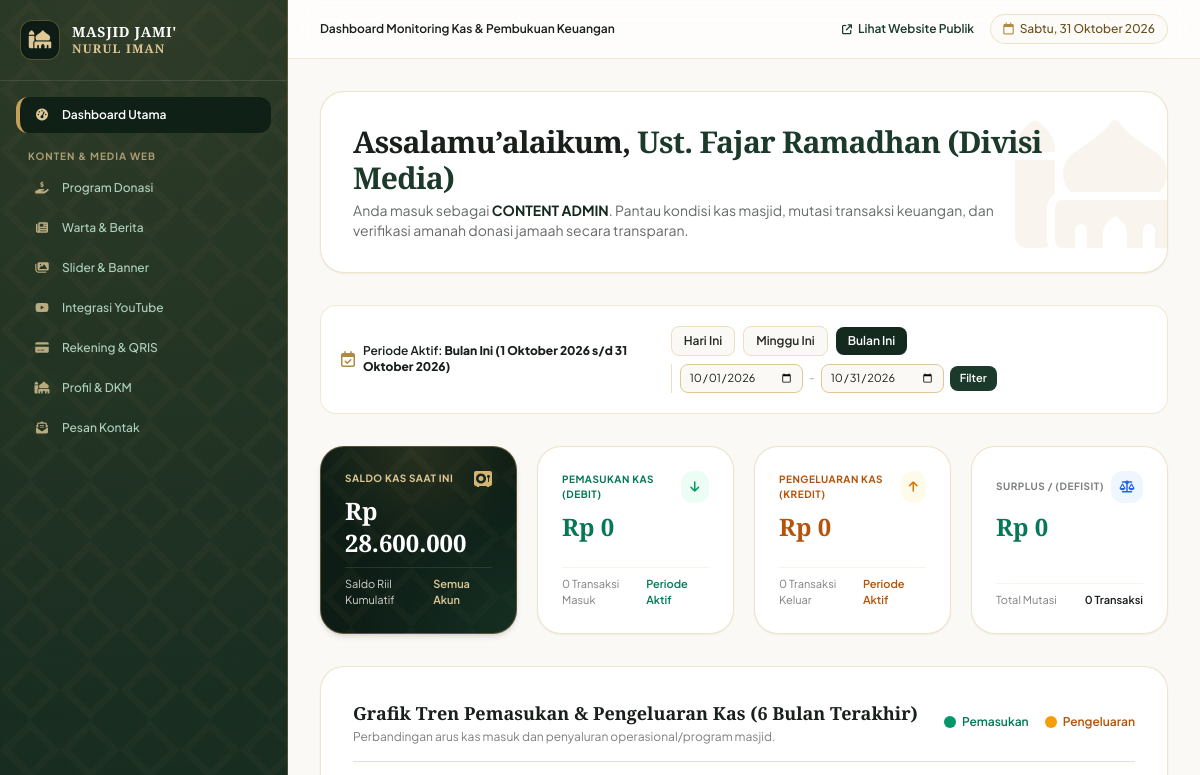
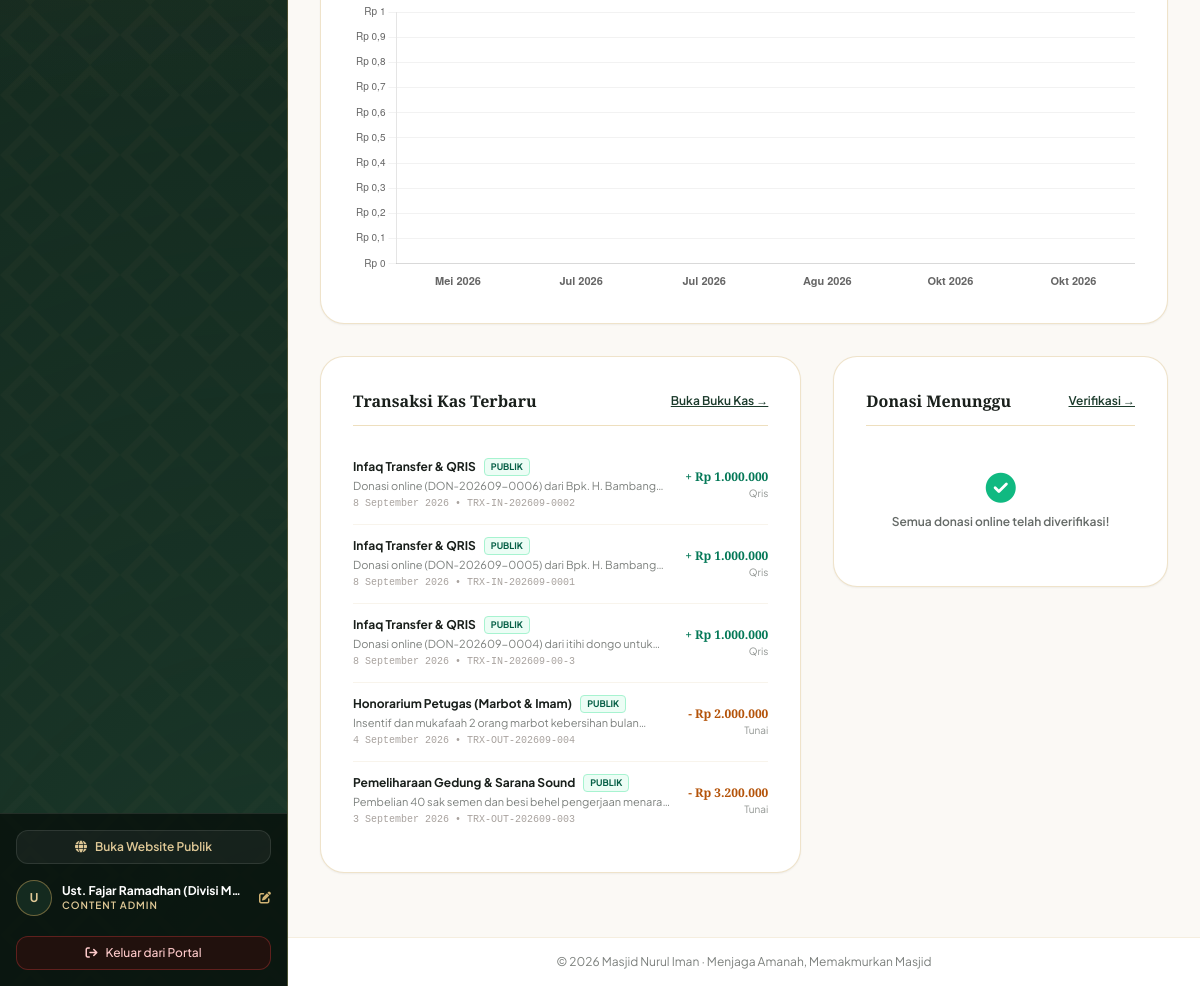
The app's page /admin/dashboard (signed in) with its own data (2 pictures, top to bottom).
### tables this page shows
CREATE TABLE IF NOT EXISTS `transaksi_keuangan` (
  `id` int NOT NULL AUTO_INCREMENT,
  `no_transaksi` varchar(50) NOT NULL,
  `tanggal_transaksi` date NOT NULL,
  `jenis` enum('pemasukan','pengeluaran') NOT NULL,
  `kategori_id` int NOT NULL,
  `program_id` int DEFAULT NULL,
  `akun_kas` varchar(50) NOT NULL DEFAULT 'Kas Tunai Utama',
  `nominal` decimal(15,2) NOT NULL DEFAULT '0.00',
  `keterangan` text NOT NULL,
  `bukti_transaksi` varchar(255) DEFAULT NULL,
  `user_id` int NOT NULL,
  `metode_pembayaran` enum('tunai','transfer','qris') NOT NULL DEFAULT 'tunai',
  `is_published` tinyint(1) NOT NULL DEFAULT '1',
  `created_at` timestamp NULL DEFAULT CURRENT_TIMESTAMP,
  `updated_at` timestamp NULL DEFAULT CURRENT_TIMESTAMP ON UPDATE CURRENT_TIMESTAMP,
  PRIMARY KEY (`id`),
  UNIQUE KEY `no_transaksi` (`no_transaksi`),
  KEY `idx_tanggal` (`tanggal_transaksi`),
  KEY `idx_jenis` (`jenis`),
  KEY `idx_published` (`is_published`),
  KEY `idx_transaksi_tanggal` (`tanggal_transaksi`),
  KEY `idx_transaksi_jenis` (`jenis`),
  KEY `idx_transaksi_published` (`is_published`),
  KEY `idx_transaksi_program` (`program_id`)
);

CREATE TABLE IF NOT EXISTS `kategori_transaksi` (
  `id` int NOT NULL AUTO_INCREMENT,
  `jenis` enum('pemasukan','pengeluaran') NOT NULL,
  `nama_kategori` varchar(100) NOT NULL,
  `deskripsi` varchar(255) DEFAULT NULL,
  `urutan` int NOT NULL DEFAULT '1',
  PRIMARY KEY (`id`)
);

### admin/dashboard.php (the view, shortened to what the rows shown need)
<?php
require_once __DIR__ . '/../config/database.php';
$transaksiTerbaru = $pdo->query("SELECT t.*, k.nama_kategori FROM transaksi_keuangan t JOIN kategori_transaksi k ON t.kategori_id = k.id ORDER BY t.tanggal_transaksi DESC, t.id DESC LIMIT 5")->fetchAll();
$stmtChart = $pdo->prepare("
    SELECT
        DATE_FORMAT(tanggal_transaksi, '%Y-%m') as bulan,
        SUM(CASE WHEN jenis = 'pemasukan' THEN nominal ELSE 0 END) as pemasukan,
        SUM(CASE WHEN jenis = 'pengeluaran' THEN nominal ELSE 0 END) as pengeluaran
    FROM transaksi_keuangan
    WHERE tanggal_transaksi >= DATE_SUB(NOW(), INTERVAL 6 MONTH)
    GROUP BY DATE_FORMAT(tanggal_transaksi, '%Y-%m')
    ORDER BY bulan DESC
    LIMIT 6
");
$stmtChart->execute();
$chartData = $stmtChart->fetchAll();
$chartDataMap = [];
foreach ($chartData as $row) {
    $chartDataMap[$row['bulan']] = [
        'pemasukan' => (float)$row['pemasukan'],
        'pengeluaran' => (float)$row['pengeluaran']
    ];
}
$chartLabels = [];
$chartPemasukan = [];
$chartPengeluaran = [];
for ($i = 5; $i >= 0; $i--) {
    $m = date('n', strtotime("-$i month"));
    $y = date('Y', strtotime("-$i month"));
    $bulantgl = sprintf('%04d-%02d', $y, $m);
    $namaBln = ['', 'Jan', 'Feb', 'Mar', 'Apr', 'Mei', 'Jun', 'Jul', 'Agu', 'Sep', 'Okt', 'Nov', 'Des'][$m] . ' ' . $y;
    $chartLabels[] = $namaBln;
    if (isset($chartDataMap[$bulantgl])) {
        $chartPemasukan[] = $chartDataMap[$bulantgl]['pemasukan'];
        $chartPengeluaran[] = $chartDataMap[$bulantgl]['pengeluaran'];
    } else {
        $chartPemasukan[] = 0;
        $chartPengeluaran[] = 0;
    }
}
require_once __DIR__ . '/../layouts/header.php';
require_once __DIR__ . '/../layouts/sidebar.php';
?>
<div class="bg-white rounded-3xl p-6 sm:p-8 border border-antique-300/50 shadow-sm relative overflow-hidden">
    <div class="relative z-10 flex flex-col md:flex-row md:items-center justify-between gap-6">
        <div>
            <h1 class="text-2xl sm:text-3xl font-bold text-warm-900 tracking-tight font-classic">
                Assalamu’alaikum, <span class="text-cypress-700"><?= e($user['nama']) ?></span>
            </h1>
        </div>
    </div>
</div>
<div class="grid grid-cols-1 lg:grid-cols-12 gap-8 items-start">
    <div class="lg:col-span-7 bg-white rounded-3xl p-6 sm:p-8 border border-antique-300/50 shadow-sm space-y-5">
        <?php if (empty($transaksiTerbaru)): ?>
            <p class="text-xs text-warm-800/60 italic py-6 text-center">Belum ada mutasi transaksi.</p>
        <?php else: ?>
            <div class="divide-y divide-antique-100">
                <?php foreach ($transaksiTerbaru as $t): ?>
                    <div class="py-3 flex items-center justify-between gap-3 text-xs">
                        <div class="space-y-0.5">
                            <div class="flex items-center gap-2">
                                <span class="font-bold text-warm-900"><?= e($t['nama_kategori']) ?></span>
                                <span class="text-[9px] px-1.5 py-0.2 rounded font-bold uppercase <?= $t['is_published'] ? 'bg-emerald-50 text-emerald-800 border border-emerald-200' : 'bg-stone-100 text-stone-600' ?>">
                                    <?= $t['is_published'] ? 'Publik' : 'Internal' ?>
                                </span>
                            </div>
                            <span class="text-[11px] text-warm-800/60 line-clamp-1"><?= e($t['keterangan']) ?></span>
                            <span class="text-[10px] text-stone-400 font-mono"><?= tanggal_indo($t['tanggal_transaksi']) ?> • <?= e($t['no_transaksi']) ?></span>
                        </div>
                        <div class="text-right shrink-0">
                            <span class="font-bold font-classic text-xs <?= $t['jenis'] === 'pemasukan' ? 'text-emerald-700' : 'text-amber-700' ?>">
                                <?= $t['jenis'] === 'pemasukan' ? '+' : '-' ?> <?= format_rupiah($t['nominal']) ?>
                            </span>
                            <span class="text-[10px] text-warm-800/50 block capitalize"><?= e($t['metode_pembayaran']) ?></span>
                        </div>
                    </div>
                <?php endforeach; ?>
            </div>
        <?php endif; ?>
    </div>
</div>
<script>
document.addEventListener("DOMContentLoaded", function() {
    const ctx = document.getElementById('trenKeuanganChart');
    if (!ctx) return;
    new Chart(ctx, {
        type: 'bar',
        data: {
            labels: <?= json_encode($chartLabels) ?>,
            datasets: [
                {
                    label: 'Pemasukan (Infaq)',
                    data: <?= json_encode($chartPemasukan) ?>,
                    backgroundColor: 'rgba(35, 75, 56, 0.85)',
                    borderColor: '#1b3a2b',
                    borderWidth: 1,
                    borderRadius: 8,
                },
                {
                    label: 'Pengeluaran (Kredit)',
                    data: <?= json_encode($chartPengeluaran) ?>,
                    backgroundColor: 'rgba(217, 119, 6, 0.85)',
                    borderColor: '#b45309',
                    borderWidth: 1,
                    borderRadius: 8,
                }
            ]
        },
        options: {
            responsive: true,
            maintainAspectRatio: false,
            plugins: {
                legend: { display: false }
            },
            scales: {
                y: {
                    beginAtZero: true,
                    ticks: {
                        callback: function(val) {
                            return 'Rp ' + val.toLocaleString('id-ID');
                        },
                        font: { size: 10 }
                    },
                    grid: { color: 'rgba(0,0,0,0.05)' }
                },
                x: {
                    ticks: { font: { size: 11, weight: 'bold' } },
                    grid: { display: false }
                }
            }
        }
    });
});
</script>
<?php require_once __DIR__ . '/../layouts/footer.php'; ?>

### records on screen
transaksi_keuangan: kategori_transaksi.nama_kategori "Infaq Transfer & QRIS", is_published "PUBLIK", keterangan "Donasi online (DON-202609-0006) dari Bpk. H.…", tanggal_transaksi "8 September 2026", no_transaksi "TRX-IN-202609-0002", nominal "Rp 1.000.000", metode_pembayaran "Qris"
transaksi_keuangan: kategori_transaksi.nama_kategori "Infaq Transfer & QRIS", is_published "PUBLIK", keterangan "Donasi online (DON-202609-0005) dari Bpk. H.…", tanggal_transaksi "8 September 2026", no_transaksi "TRX-IN-202609-0001", nominal "Rp 1.000.000", metode_pembayaran "Qris"
transaksi_keuangan: kategori_transaksi.nama_kategori "Infaq Transfer & QRIS", is_published "PUBLIK", keterangan "Donasi online (DON-202609-0004) dari itihi dongo…", tanggal_transaksi "8 September 2026", no_transaksi "TRX-IN-202609-00-3", nominal "Rp 1.000.000", metode_pembayaran "Qris"
transaksi_keuangan: kategori_transaksi.nama_kategori "Honorarium Petugas (Marbot & Imam)", is_published "PUBLIK", keterangan "Insentif dan mukafaah 2 orang marbot kebersihan…", tanggal_transaksi "4 September 2026", no_transaksi "TRX-OUT-202609-004", nominal "Rp 2.000.000", metode_pembayaran "Tunai"
transaksi_keuangan: kategori_transaksi.nama_kategori "Pemeliharaan Gedung & Sarana Sound", is_published "PUBLIK", keterangan "Pembelian 40 sak semen dan besi behel pengerjaan…", tanggal_transaksi "3 September 2026", no_transaksi "TRX-OUT-202609-003", nominal "Rp 3.200.000", metode_pembayaran "Tunai"

### other values on screen
substr($user['nama'] ?? 'A', 0, 1) "U"
$user['nama'] "Ust. Fajar Ramadhan (Divisi M…"
str_replace('_', ' ', $userRole) "CONTENT ADMIN"
$pageSubtitle "Dashboard Monitoring Kas & Pembukuan Keuangan"
$tanggalLengkap "Sabtu, 31 Oktober 2026"
$user['nama'] "Ust. Fajar Ramadhan (Divisi Media)"
str_replace('_', ' ', $user['role']) "CONTENT ADMIN"
$labelPeriode "Bulan Ini (1 Oktober 2026 s/d 31 Oktober 2026)"
format_rupiah($saldoKasSaatIni) "Rp 28.600.000"
format_rupiah($totalPemasukanPeriode) "Rp 0"
$statIn['jml'] "0"
format_rupiah($totalPengeluaranPeriode) "Rp 0"
$statOut['jml'] "0"
format_rupiah($surplusDefisitPeriode) "Rp 0"
$totalJumlahTransaksi "0"
